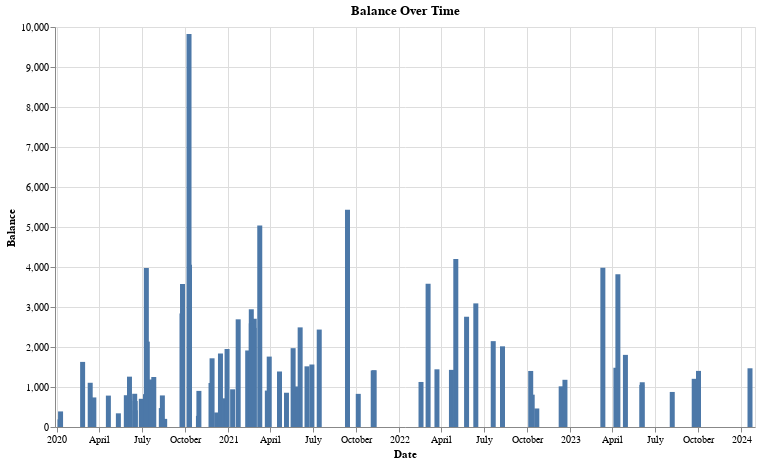

The cell this chart's notebook holds for it:
### Code cell
alt.Chart(chart_deposits).mark_bar().encode(
    x='Date:T',
    y='Balance:Q',
    tooltip=['Date:T', 'Balance:Q'],
).properties(
    title='Balance Over Time',
    width=700,
    height=400
).interactive()

### Figure 1 — Vega-Lite specification as saved in the notebook (floating-point values rounded to 4 significant figures)
{"config": {"view": {"continuousWidth": 400, "continuousHeight": 300}}, "data": {"name": "data-6c28d7461ce01bfb3fd57260e4f4e64c"}, "mark": "bar", "encoding": {"tooltip": [{"field": "Date", "type": "temporal"}, {"field": "Balance", "type": "quantitative"}], "x": {"field": "Date", "type": "temporal"}, "y": {"field": "Balance", "type": "quantitative"}}, "height": 400, "selection": {"selector002": {"type": "interval", "bind": "scales", "encodings": ["x", "y"]}}, "title": "Balance Over Time", "width": 700, "$schema": "https://vega.github.io/schema/vega-lite/v4.17.0.json", "datasets": {"data-6c28d7461ce01bfb3fd57260e4f4e64c": [{"Date": "2020-12-07T15:15:04", "Type": "Deposit", "Details": "126.00 GBP CreditCard", "Amount": 158.4, "Units": "-", "Realized Equity Change": 158.4, "Realized Equity": 6657.0, "Balance": 362.7, "Position ID": 863219421, "Asset type": null, "NWA": 0}, {"Date": "2020-01-08T04:45:06", "Type": "Deposit", "Details": "126.00 GBP CreditCard", "Amount": 164.2, "Units": "-", "Realized Equity Change": 164.2, "Realized Equity": 8533.0, "Balance": 191.6, "Position ID": 113926066, "Asset type": null, "NWA": 0}, {"Date": "2020-08-18T13:51:40", "Type": "Deposit", "Details": "126.00 GBP CreditCard", "Amount": 166.8, "Units": "-", "Realized Equity Change": 166.8, "Realized Equity": 10140.0, "Balance": 203.2, "Position ID": 757164760, "Asset type": null, "NWA": 0}, {"Date": "2020-08-11T09:47:19", "Type": "Deposit", "Details": "126.00 GBP CreditCard", "Amount": 164.9, "Units": "-", "Realized Equity Change": 164.9, "Realized Equity": 21270.0, "Balance": 472.8, "Position ID": 385697471, "Asset type": null, "NWA": 0}, {"Date": "2020-02-25T11:11:28", "Type": "Deposit", "Details": "1260.00 GBP CreditCard", "Amount": 1628.0, "Units": "-", "Realized Equity Change": 1628.0, "Realized Equity": 1628.0, "Balance": 1628.0, "Position ID": 902963493, "Asset type": null, "NWA": 0}, {"Date": "2021-03-29T16:11:20", "Type": "Deposit", "Details": "1260.00 GBP CreditCard", "Amount": 1731.0, "Units": "-", "Realized Equity Change": 1731.0, "Realized Equity": 35220.0, "Balance": 1760.0, "Position ID": 452042423, "Asset type": null, "NWA": 0}, {"Date": "2021-03-09T11:04:06", "Type": "Deposit", "Details": "1260.00 GBP CreditCard", "Amount": 1735.0, "Units": "-", "Realized Equity Change": 1735.0, "Realized Equity": 46260.0, "Balance": 5037.0, "Position ID": 996356769, "Asset type": null, "NWA": 0}, {"Date": "2021-02-11T17:28:27", "Type": "Deposit", "Details": "1260.00 GBP CreditCard", "Amount": 1709.0, "Units": "-", "Realized Equity Change": 1709.0, "Realized Equity": 49120.0, "Balance": 1913.0, "Position ID": 920144857, "Asset type": null, "NWA": 0}, {"Date": "2022-05-01T18:55:43", "Type": "Deposit", "Details": "1260.00 GBP CreditCard", "Amount": 1706.0, "Units": "-", "Realized Equity Change": 1706.0, "Realized Equity": 52460.0, "Balance": 4201.0, "Position ID": 390053160, "Asset type": null, "NWA": 0}, {"Date": "2020-10-29T14:38:24", "Type": "Deposit", "Details": "172.00 USD CreditCard", "Amount": 216.7, "Units": "-", "Realized Equity Change": 216.7, "Realized Equity": 20010.0, "Balance": 278.2, "Position ID": 407331419, "Asset type": null, "NWA": 0}, {"Date": "2020-07-23T12:30:20", "Type": "Deposit", "Details": "189.00 GBP CreditCard", "Amount": 239.1, "Units": "-", "Realized Equity Change": 239.1, "Realized Equity": 7721.0, "Balance": 1174.0, "Position ID": 948296899, "Asset type": null, "NWA": 0}, {"Date": "2020-09-24T12:21:57", "Type": "Deposit", "Details": "210.00 GBP CreditCard", "Amount": 336.3, "Units": "-", "Realized Equity Change": 336.3, "Realized Equity": 17990.0, "Balance": 2838.0, "Position ID": 501758923, "Asset type": null, "NWA": 0}, {"Date": "2021-10-05T15:40:15", "Type": "Deposit", "Details": "218.00 USD CreditCard", "Amount": 274.7, "Units": "-", "Realized Equity Change": 274.7, "Realized Equity": 36830.0, "Balance": 828.6, "Position ID": 605874479, "Asset type": null, "NWA": 0}, {"Date": "2021-02-25T11:22:07", "Type": "Deposit", "Details": "231.00 USD CreditCard", "Amount": 291.1, "Units": "-", "Realized Equity Change": 291.1, "Realized Equity": 31840.0, "Balance": 2478.0, "Position ID": 652742678, "Asset type": null, "NWA": 0}, {"Date": "2020-01-09T09:36:30", "Type": "Deposit", "Details": "252.00 GBP CreditCard", "Amount": 338.4, "Units": "-", "Realized Equity Change": 338.4, "Realized Equity": 10780.0, "Balance": 389.4, "Position ID": 296933099, "Asset type": null, "NWA": 0}, {"Date": "2020-10-10T12:38:05", "Type": "Deposit", "Details": "252.00 GBP CreditCard", "Amount": 327.4, "Units": "-", "Realized Equity Change": 327.4, "Realized Equity": 19790.0, "Balance": 4054.0, "Position ID": 112202480, "Asset type": null, "NWA": 0}, {"Date": "2020-05-11T18:38:39", "Type": "Deposit", "Details": "252.00 GBP CreditCard", "Amount": 328.8, "Units": "-", "Realized Equity Change": 328.8, "Realized Equity": 21130.0, "Balance": 341.9, "Position ID": 899993632, "Asset type": null, "NWA": 0}, {"Date": "2020-07-12T10:52:21", "Type": "Deposit", "Details": "252.00 GBP CreditCard", "Amount": 333.2, "Units": "-", "Realized Equity Change": 333.2, "Realized Equity": 24030.0, "Balance": 2135.0, "Position ID": 459911908, "Asset type": null, "NWA": 0}, {"Date": "2021-02-19T09:39:25", "Type": "Deposit", "Details": "252.00 GBP CreditCard", "Amount": 351.6, "Units": "-", "Realized Equity Change": 351.6, "Realized Equity": 31550.0, "Balance": 2943.0, "Position ID": 729750879, "Asset type": null, "NWA": 0}, {"Date": "2021-02-25T16:44:03", "Type": "Deposit", "Details": "252.00 GBP CreditCard", "Amount": 354.4, "Units": "-", "Realized Equity Change": 354.4, "Realized Equity": 32200.0, "Balance": 2706.0, "Position ID": 464294086, "Asset type": null, "NWA": 0}, {"Date": "2021-06-03T15:50:59", "Type": "Deposit", "Details": "252.00 GBP CreditCard", "Amount": 347.5, "Units": "-", "Realized Equity Change": 347.5, "Realized Equity": 32610.0, "Balance": 2491.0, "Position ID": 928921297, "Asset type": null, "NWA": 0}, {"Date": "2021-05-05T11:00:22", "Type": "Deposit", "Details": "252.00 GBP CreditCard", "Amount": 349.3, "Units": "-", "Realized Equity Change": 349.3, "Realized Equity": 36460.0, "Balance": 856.5, "Position ID": 682662130, "Asset type": null, "NWA": 0}, {"Date": "2021-05-27T15:05:45", "Type": "Deposit", "Details": "252.00 GBP CreditCard", "Amount": 356.2, "Units": "-", "Realized Equity Change": 356.2, "Realized Equity": 39090.0, "Balance": 1013.0, "Position ID": 629885626, "Asset type": null, "NWA": 0}, {"Date": "2021-06-18T06:26:33", "Type": "Deposit", "Details": "252.00 GBP CreditCard", "Amount": 348.6, "Units": "-", "Realized Equity Change": 348.6, "Realized Equity": 40370.0, "Balance": 1517.0, "Position ID": 932090233, "Asset type": null, "NWA": 0}, {"Date": "2020-03-12T15:57:14", "Type": "Deposit", "Details": "374.22 USD CreditCard", "Amount": 374.2, "Units": "-", "Realized Equity Change": 374.2, "Realized Equity": 23560.0, "Balance": 1106.0, "Position ID": 816008158, "Asset type": null, "NWA": 0}, {"Date": "2020-08-13T15:35:47", "Type": "Deposit", "Details": "378.00 GBP CreditCard", "Amount": 492.6, "Units": "-", "Realized Equity Change": 492.6, "Realized Equity": 9966.0, "Balance": 789.2, "Position ID": 395474677, "Asset type": null, "NWA": 0}, {"Date": "2020-12-15T14:36:58", "Type": "Deposit", "Details": "378.00 GBP CreditCard", "Amount": 503.9, "Units": "-", "Realized Equity Change": 503.9, "Realized Equity": 24650.0, "Balance": 1837.0, "Position ID": 678904392, "Asset type": null, "NWA": 0}, {"Date": "2020-12-24T16:59:28", "Type": "Deposit", "Details": "378.00 GBP CreditCard", "Amount": 510.4, "Units": "-", "Realized Equity Change": 510.4, "Realized Equity": 25170.0, "Balance": 716.6, "Position ID": 821643953, "Asset type": null, "NWA": 0}, {"Date": "2021-06-28T17:14:51", "Type": "Deposit", "Details": "378.00 GBP CreditCard", "Amount": 522.9, "Units": "-", "Realized Equity Change": 522.9, "Realized Equity": 40860.0, "Balance": 1562.0, "Position ID": 677284329, "Asset type": null, "NWA": 0}, {"Date": "2022-03-22T13:12:32", "Type": "Deposit", "Details": "378.00 GBP CreditCard", "Amount": 498.6, "Units": "-", "Realized Equity Change": 498.6, "Realized Equity": 53080.0, "Balance": 1442.0, "Position ID": 949295857, "Asset type": null, "NWA": 0}, {"Date": "2022-05-24T18:28:05", "Type": "Deposit", "Details": "378.00 GBP CreditCard", "Amount": 467.8, "Units": "-", "Realized Equity Change": 467.8, "Realized Equity": 54410.0, "Balance": 2757.0, "Position ID": 554442239, "Asset type": null, "NWA": 0}, {"Date": "2022-06-13T11:46:23", "Type": "Deposit", "Details": "378.00 GBP CreditCard", "Amount": 454.8, "Units": "-", "Realized Equity Change": 454.8, "Realized Equity": 54880.0, "Balance": 3090.0, "Position ID": 412054997, "Asset type": null, "NWA": 0}, {"Date": "2022-07-20T15:51:55", "Type": "Deposit", "Details": "378.00 GBP CreditCard", "Amount": 447.3, "Units": "-", "Realized Equity Change": 447.3, "Realized Equity": 55830.0, "Balance": 2146.0, "Position ID": 123536881, "Asset type": null, "NWA": 0}, {"Date": "2022-10-08T15:27:01", "Type": "Deposit", "Details": "378.00 GBP CreditCard", "Amount": 457.4, "Units": "-", "Realized Equity Change": 457.4, "Realized Equity": 55960.0, "Balance": 1401.0, "Position ID": 309945403, "Asset type": null, "NWA": 0}, {"Date": "2022-08-09T10:04:28", "Type": "Deposit", "Details": "378.00 GBP CreditCard", "Amount": 428.5, "Units": "-", "Realized Equity Change": 428.5, "Realized Equity": 56960.0, "Balance": 2017.0, "Position ID": 572284016, "Asset type": null, "NWA": 0}, {"Date": "2022-10-21T15:07:09", "Type": "Deposit", "Details": "378.00 GBP CreditCard", "Amount": 416.4, "Units": "-", "Realized Equity Change": 416.4, "Realized Equity": 56670.0, "Balance": 463.2, "Position ID": 913461394, "Asset type": null, "NWA": 0}, {"Date": "2022-10-11T19:33:11", "Type": "Deposit", "Details": "378.00 GBP CreditCard", "Amount": 435.8, "Units": "-", "Realized Equity Change": 435.8, "Realized Equity": 56640.0, "Balance": 808.4, "Position ID": 972025376, "Asset type": null, "NWA": 0}, {"Date": "2023-04-28T17:40:47", "Type": "Deposit", "Details": "378.00 GBP CreditCard", "Amount": 469.5, "Units": "-", "Realized Equity Change": 469.5, "Realized Equity": 61090.0, "Balance": 1803.0, "Position ID": 291572516, "Asset type": null, "NWA": 0}, {"Date": "2023-08-06T15:46:32", "Type": "Deposit", "Details": "378.00 GBP CreditCard", "Amount": 468.8, "Units": "-", "Realized Equity Change": 468.8, "Realized Equity": 61300.0, "Balance": 876.2, "Position ID": 433550975, "Asset type": null, "NWA": 0}, {"Date": "2023-04-08T10:23:09", "Type": "Deposit", "Details": "378.00 GBP CreditCard", "Amount": 474.4, "Units": "-", "Realized Equity Change": 474.4, "Realized Equity": 61910.0, "Balance": 1481.0, "Position ID": 829227668, "Asset type": null, "NWA": 0}, {"Date": "2023-09-22T12:22:51", "Type": "Deposit", "Details": "378.00 GBP CreditCard", "Amount": 457.8, "Units": "-", "Realized Equity Change": 457.8, "Realized Equity": 62010.0, "Balance": 1205.0, "Position ID": 964739629, "Asset type": null, "NWA": 0}, {"Date": "2023-04-12T15:33:27", "Type": "Deposit", "Details": "378.00 GBP CreditCard", "Amount": 471.3, "Units": "-", "Realized Equity Change": 471.3, "Realized Equity": 63990.0, "Balance": 3817.0, "Position ID": 985254768, "Asset type": null, "NWA": 0}, {"Date": "2024-01-19T13:37:59", "Type": "Deposit", "Details": "378.00 GBP CreditCard", "Amount": 473.5, "Units": "-", "Realized Equity Change": 473.5, "Realized Equity": 64410.0, "Balance": 1468.0, "Position ID": 861482615, "Asset type": null, "NWA": 0}, {"Date": "2020-06-16T14:18:31", "Type": "Deposit", "Details": "315.00 GBP CreditCard", "Amount": 396.3, "Units": "-", "Realized Equity Change": 396.3, "Realized Equity": 6095.0, "Balance": 416.2, "Position ID": 840478066, "Asset type": null, "NWA": 0}, {"Date": "2020-06-29T16:40:29", "Type": "Deposit", "Details": "315.00 GBP CreditCard", "Amount": 385.5, "Units": "-", "Realized Equity Change": 385.5, "Realized Equity": 6490.0, "Balance": 705.0, "Position ID": 872274012, "Asset type": null, "NWA": 0}, {"Date": "2022-03-03T16:11:52", "Type": "Deposit", "Details": "441.00 GBP CreditCard", "Amount": 585.8, "Units": "-", "Realized Equity Change": 585.8, "Realized Equity": 52180.0, "Balance": 3579.0, "Position ID": 292005781, "Asset type": null, "NWA": 0}, {"Date": "2020-07-26T07:06:52", "Type": "Deposit", "Details": "555.66 GBP CreditCard", "Amount": 642.1, "Units": "-", "Realized Equity Change": 642.1, "Realized Equity": 8361.0, "Balance": 1250.0, "Position ID": 216447094, "Asset type": null, "NWA": 0}, {"Date": "2022-04-22T11:56:52", "Type": "Deposit", "Details": "555.66 GBP CreditCard", "Amount": 647.6, "Units": "-", "Realized Equity Change": 647.6, "Realized Equity": 53830.0, "Balance": 1428.0, "Position ID": 430244426, "Asset type": null, "NWA": 0}, {"Date": "2020-10-09T12:18:16", "Type": "Deposit", "Details": "6291.18 USD CreditCard", "Amount": 6291.0, "Units": "-", "Realized Equity Change": 6291.0, "Realized Equity": 17600.0, "Balance": 9824.0, "Position ID": 179190479, "Asset type": null, "NWA": 0}, {"Date": "2020-11-25T10:17:51", "Type": "Deposit", "Details": "648.9 USD CreditCard", "Amount": 648.9, "Units": "-", "Realized Equity Change": 648.9, "Realized Equity": 21990.0, "Balance": 1100.0, "Position ID": 743996492, "Asset type": null, "NWA": 0}, {"Date": "2023-03-11T13:54:08", "Type": "Deposit", "Details": "756.00 GBP CreditCard", "Amount": 920.9, "Units": "-", "Realized Equity Change": 920.9, "Realized Equity": 63520.0, "Balance": 3979.0, "Position ID": 840919256, "Asset type": null, "NWA": 0}, {"Date": "2020-06-04T14:32:56", "Type": "Deposit", "Details": "63.00 GBP CreditCard", "Amount": 77.14, "Units": "-", "Realized Equity Change": 77.14, "Realized Equity": 3192.0, "Balance": 699.6, "Position ID": 884683661, "Asset type": null, "NWA": 0}, {"Date": "2020-06-16T14:08:22", "Type": "Deposit", "Details": "63.00 GBP CreditCard", "Amount": 79.24, "Units": "-", "Realized Equity Change": 79.24, "Realized Equity": 5698.0, "Balance": 649.9, "Position ID": 988016497, "Asset type": null, "NWA": 0}, {"Date": "2020-03-20T09:55:27", "Type": "Deposit", "Details": "630.00 GBP CreditCard", "Amount": 737.5, "Units": "-", "Realized Equity Change": 737.5, "Realized Equity": 2364.0, "Balance": 739.1, "Position ID": 971819433, "Asset type": null, "NWA": 0}, {"Date": "2020-06-04T10:30:12", "Type": "Deposit", "Details": "630.00 GBP CreditCard", "Amount": 771.4, "Units": "-", "Realized Equity Change": 771.4, "Realized Equity": 3115.0, "Balance": 1259.0, "Position ID": 902149890, "Asset type": null, "NWA": 0}, {"Date": "2020-04-20T10:25:46", "Type": "Deposit", "Details": "630.00 GBP CreditCard", "Amount": 782.3, "Units": "-", "Realized Equity Change": 782.3, "Realized Equity": 3964.0, "Balance": 785.0, "Position ID": 427641736, "Asset type": null, "NWA": 0}, {"Date": "2020-05-28T17:30:22", "Type": "Deposit", "Details": "630.00 GBP CreditCard", "Amount": 773.6, "Units": "-", "Realized Equity Change": 773.6, "Realized Equity": 4825.0, "Balance": 794.5, "Position ID": 413808935, "Asset type": null, "NWA": 0}, {"Date": "2020-06-15T14:09:09", "Type": "Deposit", "Details": "630.00 GBP CreditCard", "Amount": 788.9, "Units": "-", "Realized Equity Change": 788.9, "Realized Equity": 5628.0, "Balance": 830.8, "Position ID": 337729326, "Asset type": null, "NWA": 0}, {"Date": "2020-07-21T08:54:41", "Type": "Deposit", "Details": "630.00 GBP CreditCard", "Amount": 796.2, "Units": "-", "Realized Equity Change": 796.2, "Realized Equity": 7481.0, "Balance": 1187.0, "Position ID": 140550311, "Asset type": null, "NWA": 0}, {"Date": "2020-07-08T16:19:03", "Type": "Deposit", "Details": "630.00 GBP CreditCard", "Amount": 818.6, "Units": "-", "Realized Equity Change": 818.6, "Realized Equity": 9367.0, "Balance": 821.2, "Position ID": 681049304, "Asset type": null, "NWA": 0}, {"Date": "2020-09-25T15:02:01", "Type": "Deposit", "Details": "630.00 GBP CreditCard", "Amount": 797.2, "Units": "-", "Realized Equity Change": 797.2, "Realized Equity": 18780.0, "Balance": 3572.0, "Position ID": 546821742, "Asset type": null, "NWA": 0}, {"Date": "2020-07-10T10:54:11", "Type": "Deposit", "Details": "630.00 GBP CreditCard", "Amount": 807.3, "Units": "-", "Realized Equity Change": 807.3, "Realized Equity": 19460.0, "Balance": 3978.0, "Position ID": 428051367, "Asset type": null, "NWA": 0}, {"Date": "2020-10-30T14:05:37", "Type": "Deposit", "Details": "630.00 GBP CreditCard", "Amount": 813.5, "Units": "-", "Realized Equity Change": 813.5, "Realized Equity": 20830.0, "Balance": 902.7, "Position ID": 334794412, "Asset type": null, "NWA": 0}, {"Date": "2020-12-29T16:21:56", "Type": "Deposit", "Details": "630.00 GBP CreditCard", "Amount": 847.6, "Units": "-", "Realized Equity Change": 847.6, "Realized Equity": 26080.0, "Balance": 1950.0, "Position ID": 457150955, "Asset type": null, "NWA": 0}, {"Date": "2021-03-25T15:31:53", "Type": "Deposit", "Details": "630.00 GBP CreditCard", "Amount": 861.5, "Units": "-", "Realized Equity Change": 861.5, "Realized Equity": 33490.0, "Balance": 910.8, "Position ID": 562390152, "Asset type": null, "NWA": 0}, {"Date": "2021-04-20T14:40:46", "Type": "Deposit", "Details": "630.00 GBP CreditCard", "Amount": 877.0, "Units": "-", "Realized Equity Change": 877.0, "Realized Equity": 36110.0, "Balance": 1388.0, "Position ID": 764812309, "Asset type": null, "NWA": 0}, {"Date": "2021-05-19T15:38:03", "Type": "Deposit", "Details": "630.00 GBP CreditCard", "Amount": 888.7, "Units": "-", "Realized Equity Change": 888.7, "Realized Equity": 38660.0, "Balance": 1971.0, "Position ID": 207668937, "Asset type": null, "NWA": 0}, {"Date": "2021-11-06T13:43:17", "Type": "Deposit", "Details": "630.00 GBP CreditCard", "Amount": 887.1, "Units": "-", "Realized Equity Change": 887.1, "Realized Equity": 40020.0, "Balance": 1413.0, "Position ID": 236046304, "Asset type": null, "NWA": 0}, {"Date": "2021-07-14T09:02:31", "Type": "Deposit", "Details": "630.00 GBP CreditCard", "Amount": 869.3, "Units": "-", "Realized Equity Change": 869.3, "Realized Equity": 41870.0, "Balance": 2436.0, "Position ID": 745069160, "Asset type": null, "NWA": 0}, {"Date": "2021-01-10T13:45:19", "Type": "Deposit", "Details": "630.00 GBP CreditCard", "Amount": 851.1, "Units": "-", "Realized Equity Change": 851.1, "Realized Equity": 47370.0, "Balance": 942.4, "Position ID": 378084325, "Asset type": null, "NWA": 0}, {"Date": "2021-09-12T16:18:37", "Type": "Deposit", "Details": "630.00 GBP CreditCard", "Amount": 828.4, "Units": "-", "Realized Equity Change": 828.4, "Realized Equity": 50670.0, "Balance": 5431.0, "Position ID": 731040262, "Asset type": null, "NWA": 0}, {"Date": "2022-02-16T13:20:54", "Type": "Deposit", "Details": "630.00 GBP CreditCard", "Amount": 850.6, "Units": "-", "Realized Equity Change": 850.6, "Realized Equity": 54270.0, "Balance": 1126.0, "Position ID": 774780183, "Asset type": null, "NWA": 0}, {"Date": "2022-12-12T15:31:34", "Type": "Deposit", "Details": "630.00 GBP CreditCard", "Amount": 764.6, "Units": "-", "Realized Equity Change": 764.6, "Realized Equity": 57470.0, "Balance": 1017.0, "Position ID": 632413945, "Asset type": null, "NWA": 0}, {"Date": "2022-12-20T16:23:56", "Type": "Deposit", "Details": "630.00 GBP CreditCard", "Amount": 755.0, "Units": "-", "Realized Equity Change": 755.0, "Realized Equity": 58270.0, "Balance": 1180.0, "Position ID": 437511022, "Asset type": null, "NWA": 0}, {"Date": "2023-10-01T15:54:49", "Type": "Deposit", "Details": "630.00 GBP CreditCard", "Amount": 755.7, "Units": "-", "Realized Equity Change": 755.7, "Realized Equity": 59120.0, "Balance": 1403.0, "Position ID": 664817979, "Asset type": null, "NWA": 0}, {"Date": "2023-06-02T18:49:04", "Type": "Deposit", "Details": "630.00 GBP CreditCard", "Amount": 747.8, "Units": "-", "Realized Equity Change": 747.8, "Realized Equity": 60030.0, "Balance": 1054.0, "Position ID": 718847746, "Asset type": null, "NWA": 0}, {"Date": "2023-06-03T14:50:04", "Type": "Deposit", "Details": "630.00 GBP CreditCard", "Amount": 747.2, "Units": "-", "Realized Equity Change": 747.2, "Realized Equity": 60980.0, "Balance": 1119.0, "Position ID": 782041211, "Asset type": null, "NWA": 0}, {"Date": "2020-11-27T16:27:34", "Type": "Deposit", "Details": "882.00 GBP CreditCard", "Amount": 1171.0, "Units": "-", "Realized Equity Change": 1171.0, "Realized Equity": 23180.0, "Balance": 1717.0, "Position ID": 459648659, "Asset type": null, "NWA": 0}, {"Date": "2021-01-22T10:02:31", "Type": "Deposit", "Details": "882.00 GBP CreditCard", "Amount": 1201.0, "Units": "-", "Realized Equity Change": 1201.0, "Realized Equity": 29910.0, "Balance": 2692.0, "Position ID": 329071804, "Asset type": null, "NWA": 0}, {"Date": "2021-02-19T09:32:16", "Type": "Deposit", "Details": "882.00 GBP CreditCard", "Amount": 1230.0, "Units": "-", "Realized Equity Change": 1230.0, "Realized Equity": 31200.0, "Balance": 2591.0, "Position ID": 614501967, "Asset type": null, "NWA": 0}, {"Date": "2021-11-08T14:21:33", "Type": "Deposit", "Details": "1008.00 GBP CreditCard", "Amount": 1391.0, "Units": "-", "Realized Equity Change": 1391.0, "Realized Equity": 43400.0, "Balance": 1419.0, "Position ID": 298753617, "Asset type": null, "NWA": 0}]}}
